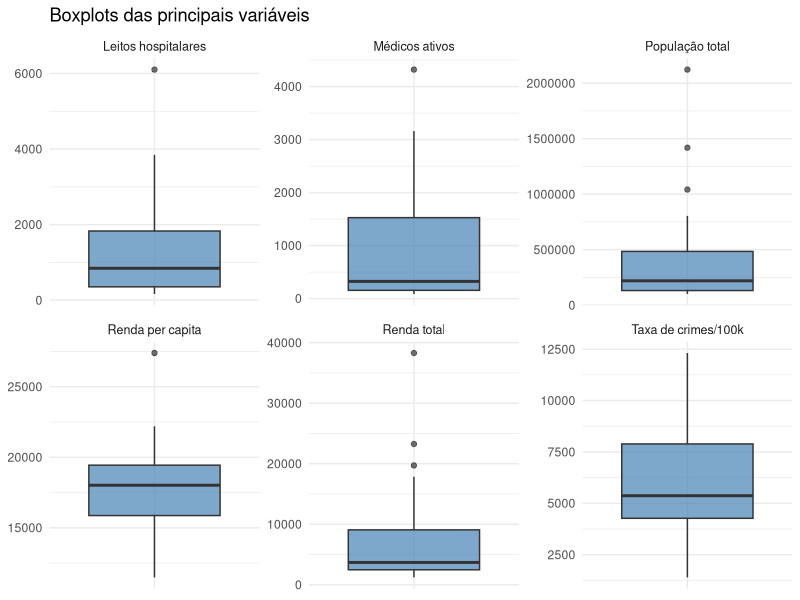
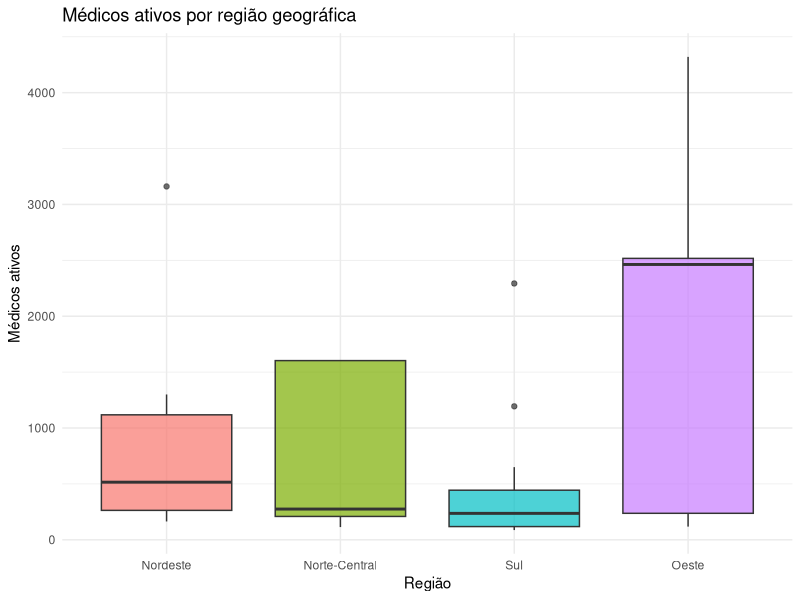
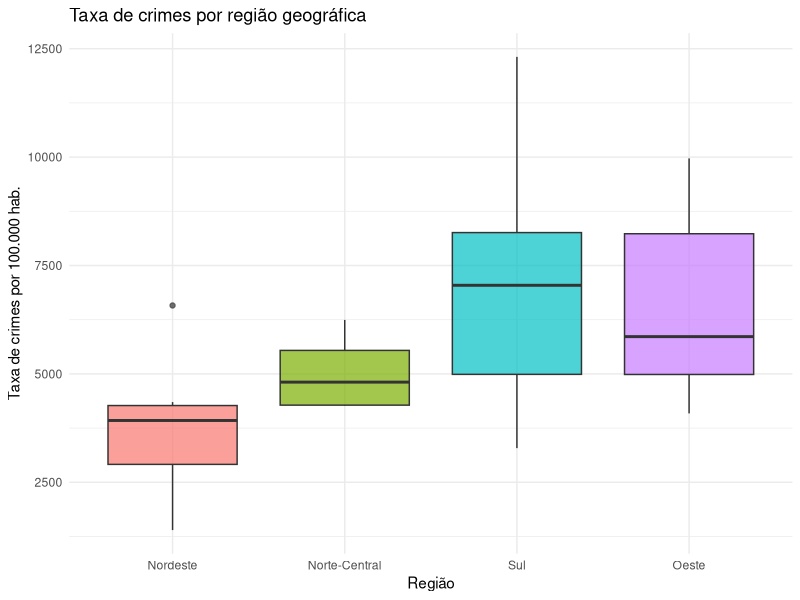
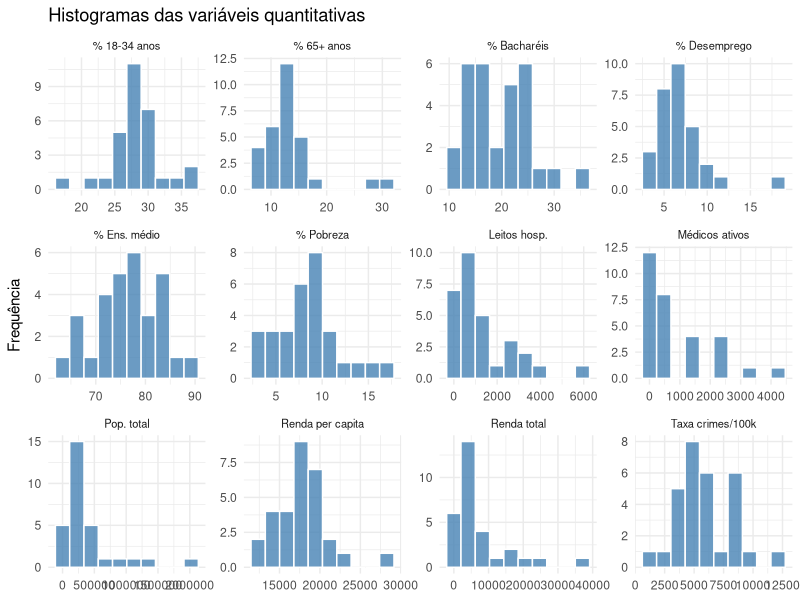
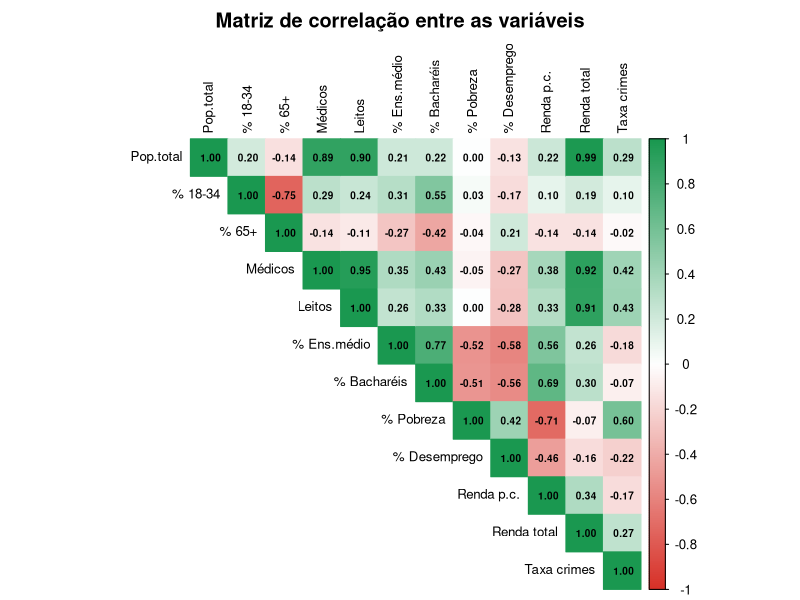

R code for these plots, in order:
## ---- chunk 1

library(ggplot2)
library(tidyverse)
library(openxlsx)
library(readxl)
library(corrplot)

setwd("C:/Users/Helio/OneDrive/Documents/Analise_regressao_linear/trabalho")

database <- read.xlsx("dados_trabalho.xlsx")

# Criar taxa de crimes por 100.000 habitantes
database$taxa_crimes <- database$x9 / database$x4 * 100000

# Região como fator com rótulos
database$x16 <- factor(database$x16, levels = 1:4,
                        labels = c("Nordeste", "Norte-Central", "Sul", "Oeste"))

head(database)

## ---- chunk 2

set.seed(123)

indices_amostra <- sample(1:nrow(database), size = 30, replace = FALSE)

dados_modelo    <- database[indices_amostra, ]
dados_validacao <- database[-indices_amostra, ]

cat("Observações para o modelo:   ", nrow(dados_modelo), "\n")
cat("Observações para validação:  ", nrow(dados_validacao), "\n")

## ---- chunk 3

classificacao <- data.frame(
  Código      = c("x3","x4","x5","x6","x7","x8","x9","x10","x11","x12","x13","x14","x15","x16","taxa_crimes"),
  Descrição   = c("Área da cidade (mi²)","População total","% pop. 18-34 anos",
                  "% pop. 65+ anos","Médicos ativos","Leitos hospitalares",
                  "Total de crimes","% ensino médio completo","% bacharéis",
                  "% abaixo da pobreza","% desempregados","Renda per capita",
                  "Renda total (mi USD)","Região geográfica","Taxa de crimes/100k hab."),
  Tipo        = c("Quantitativa","Quantitativa","Quantitativa","Quantitativa",
                  "Quantitativa","Quantitativa","Quantitativa","Quantitativa",
                  "Quantitativa","Quantitativa","Quantitativa","Quantitativa",
                  "Quantitativa","Qualitativa","Quantitativa"),
  Escala      = c("Razão","Razão","Razão","Razão","Razão","Razão","Razão",
                  "Razão","Razão","Razão","Razão","Razão","Razão","Nominal","Razão")
)

knitr::kable(classificacao, caption = "Classificação das variáveis do estudo")

## ---- chunk 4

vars_num <- dados_modelo[, c("x3","x4","x5","x6","x7","x8","x9",
                              "x10","x11","x12","x13","x14","x15","taxa_crimes")]

resumo <- data.frame(
  Variável = names(vars_num),
  N        = sapply(vars_num, function(x) sum(!is.na(x))),
  Média    = sapply(vars_num, mean, na.rm = TRUE),
  Mediana  = sapply(vars_num, median, na.rm = TRUE),
  DP       = sapply(vars_num, sd, na.rm = TRUE),
  Mín      = sapply(vars_num, min, na.rm = TRUE),
  Máx      = sapply(vars_num, max, na.rm = TRUE)
)

resumo[, 3:7] <- round(resumo[, 3:7], 2)

knitr::kable(resumo, row.names = FALSE,
             caption = "Estatísticas descritivas — amostra de modelagem (n=30)")

## ---- chunk 5

knitr::kable(
  table(dados_modelo$x16),
  col.names = c("Região", "Frequência"),
  caption   = "Frequência de cidades por região geográfica — amostra de modelagem"
)

## ---- chunk 6

vars_box <- dados_modelo %>%
  select(x4, x7, x8, x14, x15, taxa_crimes) %>%
  pivot_longer(everything(), names_to = "variavel", values_to = "valor") %>%
  mutate(variavel = recode(variavel,
    x4 = "População total", x7 = "Médicos ativos",
    x8 = "Leitos hospitalares", x14 = "Renda per capita",
    x15 = "Renda total", taxa_crimes = "Taxa de crimes/100k"))

ggplot(vars_box, aes(x = variavel, y = valor)) +
  geom_boxplot(fill = "steelblue", alpha = 0.7) +
  facet_wrap(~variavel, scales = "free", ncol = 3) +
  labs(title = "Boxplots das principais variáveis", x = NULL, y = NULL) +
  theme_minimal() +
  theme(axis.text.x = element_blank(), strip.text = element_text(size = 9))

## ---- chunk 7

ggplot(dados_modelo, aes(x = x16, y = x7, fill = x16)) +
  geom_boxplot(alpha = 0.7) +
  labs(title = "Médicos ativos por região geográfica",
       x = "Região", y = "Médicos ativos") +
  theme_minimal() +
  theme(legend.position = "none")

## ---- chunk 8

ggplot(dados_modelo, aes(x = x16, y = taxa_crimes, fill = x16)) +
  geom_boxplot(alpha = 0.7) +
  labs(title = "Taxa de crimes por região geográfica",
       x = "Região", y = "Taxa de crimes por 100.000 hab.") +
  theme_minimal() +
  theme(legend.position = "none")

## ---- chunk 9

vars_hist <- dados_modelo %>%
  select(x4, x5, x6, x7, x8, x10, x11, x12, x13, x14, x15, taxa_crimes) %>%
  pivot_longer(everything(), names_to = "variavel", values_to = "valor") %>%
  mutate(variavel = recode(variavel,
    x4 = "Pop. total", x5 = "% 18-34 anos", x6 = "% 65+ anos",
    x7 = "Médicos ativos", x8 = "Leitos hosp.", x10 = "% Ens. médio",
    x11 = "% Bacharéis", x12 = "% Pobreza", x13 = "% Desemprego",
    x14 = "Renda per capita", x15 = "Renda total", taxa_crimes = "Taxa crimes/100k"))

ggplot(vars_hist, aes(x = valor)) +
  geom_histogram(bins = 10, fill = "steelblue", color = "white", alpha = 0.8) +
  facet_wrap(~variavel, scales = "free", ncol = 4) +
  labs(title = "Histogramas das variáveis quantitativas", x = NULL, y = "Frequência") +
  theme_minimal() +
  theme(strip.text = element_text(size = 8))

## ---- chunk 10

vars_cor <- dados_modelo %>%
  select(x4, x5, x6, x7, x8, x10, x11, x12, x13, x14, x15, taxa_crimes)

names(vars_cor) <- c("Pop.total","% 18-34","% 65+","Médicos","Leitos",
                     "% Ens.médio","% Bacharéis","% Pobreza",
                     "% Desemprego","Renda p.c.","Renda total","Taxa crimes")

matriz_cor <- cor(vars_cor, use = "complete.obs")

corrplot(matriz_cor,
         method  = "color",
         type    = "upper",
         addCoef.col = "black",
         number.cex  = 0.6,
         tl.cex  = 0.8,
         tl.col  = "black",
         col     = colorRampPalette(c("#d73027","white","#1a9850"))(200),
         title   = "Matriz de correlação entre as variáveis",
         mar     = c(0, 0, 2, 0))
